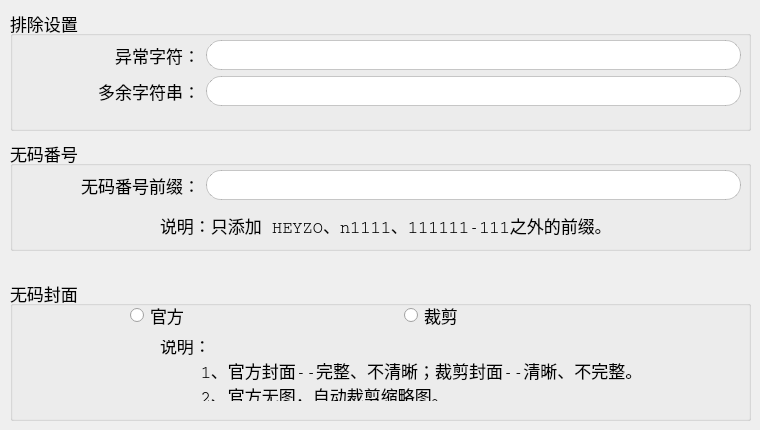
      <widget class="QWidget" name="tab5">
       <attribute name="title">
        <string>其它设置</string>
       </attribute>
       <widget class="QGroupBox" name="groupBox_39">
        <property name="geometry">
         <rect>
          <x>10</x>
          <y>280</y>
          <width>741</width>
          <height>141</height>
         </rect>
        </property>
        <property name="font">
         <font>
          <family>Courier</family>
          <pointsize>13</pointsize>
          <weight>50</weight>
          <italic>false</italic>
          <bold>false</bold>
         </font>
        </property>
        <property name="styleSheet">
         <string notr="true">font:&quot;Courier&quot;;</string>
        </property>
        <property name="title">
         <string>无码封面</string>
        </property>
        <widget class="QLabel" name="label_14">
         <property name="geometry">
          <rect>
           <x>150</x>
           <y>60</y>
           <width>501</width>
           <height>61</height>
          </rect>
         </property>
         <property name="font">
          <font>
           <family>Courier</family>
           <pointsize>13</pointsize>
           <weight>50</weight>
           <italic>false</italic>
           <bold>false</bold>
          </font>
         </property>
         <property name="text">
          <string>说明：
    1、官方封面--完整、不清晰；裁剪封面--清晰、不完整。
    2、官方无图，自动裁剪缩略图。</string>
         </property>
        </widget>
        <widget class="QWidget" name="horizontalLayoutWidget_24">
         <property name="geometry">
          <rect>
           <x>120</x>
           <y>20</y>
           <width>541</width>
           <height>32</height>
          </rect>
         </property>
         <layout class="QHBoxLayout" name="horizontalLayout_27">
          <item>
           <widget class="QRadioButton" name="radioButton_poster_official">
            <property name="minimumSize">
             <size>
              <width>100</width>
              <height>30</height>
             </size>
            </property>
            <property name="text">
             <string>官方</string>
            </property>
           </widget>
          </item>
          <item>
           <widget class="QRadioButton" name="radioButton_poster_cut">
            <property name="minimumSize">
             <size>
              <width>100</width>
              <height>30</height>
             </size>
            </property>
            <property name="text">
             <string>裁剪</string>
            </property>
           </widget>
          </item>
         </layout>
        </widget>
       </widget>
       <widget class="QGroupBox" name="groupBox_40">
        <property name="geometry">
         <rect>
          <x>10</x>
          <y>140</y>
          <width>741</width>
          <height>111</height>
         </rect>
        </property>
        <property name="font">
         <font>
          <family>Courier</family>
          <pointsize>13</pointsize>
          <weight>50</weight>
          <italic>false</italic>
          <bold>false</bold>
         </font>
        </property>
        <property name="styleSheet">
         <string notr="true">font:&quot;Courier&quot;;</string>
        </property>
        <property name="title">
         <string>无码番号</string>
        </property>
        <widget class="QWidget" name="formLayoutWidget">
         <property name="geometry">
          <rect>
           <x>20</x>
           <y>30</y>
           <width>711</width>
           <height>51</height>
          </rect>
         </property>
         <layout class="QFormLayout" name="formLayout_9">
          <item row="0" column="0">
           <widget class="QLabel" name="label_16">
            <property name="sizePolicy">
             <sizepolicy hsizetype="Minimum" vsizetype="Maximum">
              <horstretch>0</horstretch>
              <verstretch>0</verstretch>
             </sizepolicy>
            </property>
            <property name="minimumSize">
             <size>
              <width>170</width>
              <height>30</height>
             </size>
            </property>
            <property name="maximumSize">
             <size>
              <width>1700000</width>
              <height>1700000</height>
             </size>
            </property>
            <property name="font">
             <font>
              <family>Courier</family>
              <pointsize>13</pointsize>
              <weight>50</weight>
              <italic>false</italic>
              <bold>false</bold>
             </font>
            </property>
            <property name="layoutDirection">
             <enum>Qt::RightToLeft</enum>
            </property>
            <property name="text">
             <string>   无码番号前缀：</string>
            </property>
            <property name="alignment">
             <set>Qt::AlignRight|Qt::AlignTrailing|Qt::AlignVCenter</set>
            </property>
           </widget>
          </item>
          <item row="0" column="1">
           <widget class="QLineEdit" name="lineEdit_uncensored_prefix">
            <property name="sizePolicy">
             <sizepolicy hsizetype="Minimum" vsizetype="Maximum">
              <horstretch>0</horstretch>
              <verstretch>0</verstretch>
             </sizepolicy>
            </property>
            <property name="minimumSize">
             <size>
              <width>500</width>
              <height>30</height>
             </size>
            </property>
            <property name="maximumSize">
             <size>
              <width>540</width>
              <height>16777215</height>
             </size>
            </property>
            <property name="font">
             <font>
              <family>Courier</family>
              <pointsize>13</pointsize>
              <weight>50</weight>
              <italic>false</italic>
              <bold>false</bold>
             </font>
            </property>
            <property name="styleSheet">
             <string notr="true"> font: &quot;Courier&quot;;
 border: 1px solid rgba(0,0,0, 50);
 border-radius: 15px;
</string>
            </property>
           </widget>
          </item>
         </layout>
        </widget>
        <widget class="QLabel" name="label_17">
         <property name="geometry">
          <rect>
           <x>150</x>
           <y>70</y>
           <width>571</width>
           <height>31</height>
          </rect>
         </property>
         <property name="font">
          <font>
           <family>Courier</family>
           <pointsize>13</pointsize>
           <weight>50</weight>
           <italic>false</italic>
           <bold>false</bold>
          </font>
         </property>
         <property name="text">
          <string>说明：只添加 HEYZO、n1111、111111-111之外的前缀。</string>
         </property>
        </widget>
       </widget>
       <widget class="QGroupBox" name="groupBox_18">
        <property name="geometry">
         <rect>
          <x>10</x>
          <y>10</y>
          <width>741</width>
          <height>121</height>
         </rect>
        </property>
        <property name="font">
         <font>
          <family>Courier</family>
          <pointsize>13</pointsize>
          <weight>50</weight>
          <italic>false</italic>
          <bold>false</bold>
         </font>
        </property>
        <property name="styleSheet">
         <string notr="true">font:&quot;Courier&quot;;</string>
        </property>
        <property name="title">
         <string>排除设置</string>
        </property>
        <widget class="QWidget" name="formLayoutWidget_3">
         <property name="geometry">
          <rect>
           <x>20</x>
           <y>30</y>
           <width>711</width>
           <height>81</height>
          </rect>
         </property>
         <layout class="QFormLayout" name="formLayout">
          <item row="0" column="1">
           <widget class="QLineEdit" name="lineEdit_escape_char">
            <property name="sizePolicy">
             <sizepolicy hsizetype="Minimum" vsizetype="Maximum">
              <horstretch>0</horstretch>
              <verstretch>0</verstretch>
             </sizepolicy>
            </property>
            <property name="minimumSize">
             <size>
              <width>500</width>
              <height>30</height>
             </size>
            </property>
            <property name="maximumSize">
             <size>
              <width>540</width>
              <height>16777215</height>
             </size>
            </property>
            <property name="font">
             <font>
              <family>Courier</family>
              <pointsize>13</pointsize>
              <weight>50</weight>
              <italic>false</italic>
              <bold>false</bold>
             </font>
            </property>
            <property name="styleSheet">
             <string notr="true"> font: &quot;Courier&quot;;
 border: 1px solid rgba(0,0,0, 50);
 border-radius: 15px;
</string>
            </property>
           </widget>
          </item>
          <item row="1" column="0">
           <widget class="QLabel" name="label_39">
            <property name="sizePolicy">
             <sizepolicy hsizetype="Minimum" vsizetype="Maximum">
              <horstretch>0</horstretch>
              <verstretch>0</verstretch>
             </sizepolicy>
            </property>
            <property name="minimumSize">
             <size>
              <width>170</width>
              <height>30</height>
             </size>
            </property>
            <property name="maximumSize">
             <size>
              <width>1700000</width>
              <height>1700000</height>
             </size>
            </property>
            <property name="font">
             <font>
              <family>Courier</family>
              <pointsize>13</pointsize>
              <weight>50</weight>
              <italic>false</italic>
              <bold>false</bold>
             </font>
            </property>
            <property name="text">
             <string>   多余字符串：</string>
            </property>
            <property name="alignment">
             <set>Qt::AlignRight|Qt::AlignTrailing|Qt::AlignVCenter</set>
            </property>
           </widget>
          </item>
          <item row="1" column="1">
           <widget class="QLineEdit" name="lineEdit_escape_string">
            <property name="sizePolicy">
             <sizepolicy hsizetype="Minimum" vsizetype="Maximum">
              <horstretch>0</horstretch>
              <verstretch>0</verstretch>
             </sizepolicy>
            </property>
            <property name="minimumSize">
             <size>
              <width>500</width>
              <height>30</height>
             </size>
            </property>
            <property name="maximumSize">
             <size>
              <width>540</width>
              <height>16777215</height>
             </size>
            </property>
            <property name="font">
             <font>
              <family>Courier</family>
              <pointsize>13</pointsize>
              <weight>50</weight>
              <italic>false</italic>
              <bold>false</bold>
             </font>
            </property>
            <property name="styleSheet">
             <string notr="true"> font: &quot;Courier&quot;;
 border: 1px solid rgba(0,0,0, 50);
 border-radius: 15px;
</string>
            </property>
           </widget>
          </item>
          <item row="0" column="0">
           <widget class="QLabel" name="label_38">
            <property name="sizePolicy">
             <sizepolicy hsizetype="Minimum" vsizetype="Maximum">
              <horstretch>0</horstretch>
              <verstretch>0</verstretch>
             </sizepolicy>
            </property>
            <property name="minimumSize">
             <size>
              <width>170</width>
              <height>30</height>
             </size>
            </property>
            <property name="maximumSize">
             <size>
              <width>1700000</width>
              <height>1700000</height>
             </size>
            </property>
            <property name="font">
             <font>
              <family>Courier</family>
              <pointsize>13</pointsize>
              <weight>50</weight>
              <italic>false</italic>
              <bold>false</bold>
             </font>
            </property>
            <property name="text">
             <string>   异常字符：</string>
            </property>
            <property name="alignment">
             <set>Qt::AlignRight|Qt::AlignTrailing|Qt::AlignVCenter</set>
            </property>
           </widget>
          </item>
         </layout>
        </widget>
       </widget>
      </widget>
